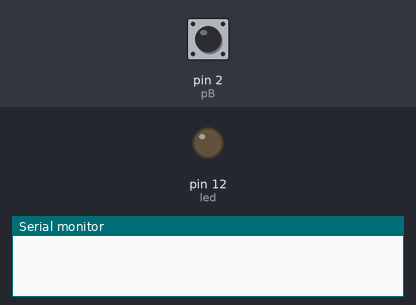
Recording of a sketch running on a simulated Arduino Uno, built with avr-gcc and run on an emulated ATmega328P. Parts: output pins drawn as LEDs (lit = HIGH), the last lines printed to the serial monitor. Inputs (shaded band) come from the test bench; at power-on: pin 2 (pB) HIGH. Random numbers use the default seed unless the sketch sets one.

Above: at 1.2 s.
1.3 s: pin 2 (pB) pulled LOW for 0.15 s
At 4.2 s:
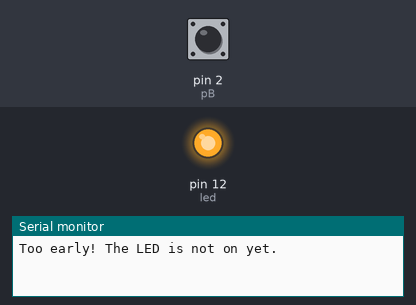
4.4 s: pin 2 (pB) pulled LOW for 1 s
At 5.4 s:
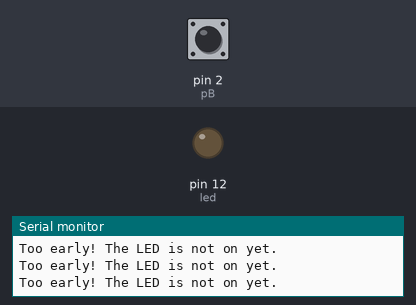
6.9 s: pin 2 (pB) pulled LOW for 3.2 s
Timing chart, 0 to 17.6 s (numbered marks = the images above; inputs shaded):
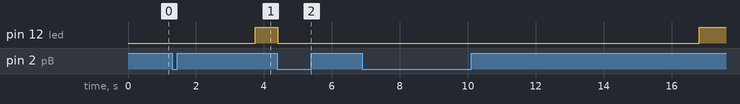

The sketch:

q3_reaction_time_tester.ino
```cpp
int led = 12;
int pB = 2;

void setup()
{
  pinMode(led, OUTPUT);
  pinMode(pB, INPUT_PULLUP);
  Serial.begin(9600);
}

void loop()
{
  digitalWrite(led, LOW);

  int delayTime = random(1000, 7000);
  unsigned long startWait = millis();

  while(millis() - startWait < delayTime)
  {
    if(digitalRead(pB) == LOW)
    {
      Serial.println("Too early! The LED is not on yet.");
      delay(200);
      return;
    }
  }

  digitalWrite(led, HIGH);
  unsigned long startTime = millis();

  while(1)
  {
    if(digitalRead(pB) == LOW){
      unsigned long reactionTime = millis() - startTime;
      digitalWrite(led, LOW);
      Serial.println(reactionTime);
      break;
    }
  }
  delay(200);
}
```

Measured:
- after the input at 1.3 s, pin 12 (led): LOW → HIGH after 2.5 s
- after the input at 4.4 s, pin 12 (led): HIGH → LOW at once
